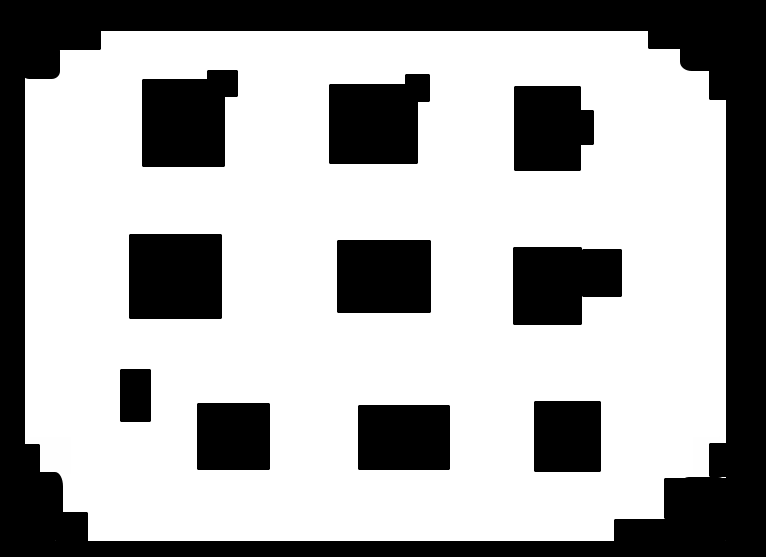
#> input picture project/submissions/data/circuit.png, 766 x 557 px, found by its file name
$ python simulator_test.py
#> lines starting #> are read from the running program, lines starting #| are printed output that depends on the picture
### project/submissions/avneesh/grid_loader.py
"""
    Grid loader that contains the Grid class
"""

import numpy as np
from matplotlib import pyplot as plt
from PIL import Image

# Grid loader and manipulator
class Grid:

    # Constructor
    def __init__(self):
        self.grid_img = None
        self.grid_data = None
        self.grid_res = None
        self.w_m = None
        self.h_m = None
        self.w = None
        self.h = None

    # Set grid resolution
    def set_grid_res(self, grid_res):
        """
            Sets the grid resolution and other associated variables
            Parameters:
            - grid_res: float
                Grid resolution (in m / pixel)
        """
        self.grid_res = grid_res
        # Extract other data
        self.w, self.h = self.grid_img.size # in pixels
        self.w_m, self.h_m = np.array([self.w, self.h]) * self.grid_res # in m
        pass

    # Load grid from image
    def load_from_image(self, img_path, grid_res = 0.05):
        """
            Load image from disk at a given grid resolution
            Parameters:
            - img_path: str
                The path to image (on disk). Must be a `.png`
            - grid_res: float (default = 0.05)
                The grid resolution (in m/pixel)
        """
#> called with img_path = './data/circuit.png', grid_res = 0.05

        # Load PIL image
        # 1. Read from path
        # 2. Convert to grayscale (0 to 255) -> (white to black)
        # 3. Flip top and bottom for origin to be at bottom left (instead of top left)
        self.grid_img = Image.open(img_path).convert('L').transpose(Image.FLIP_TOP_BOTTOM)
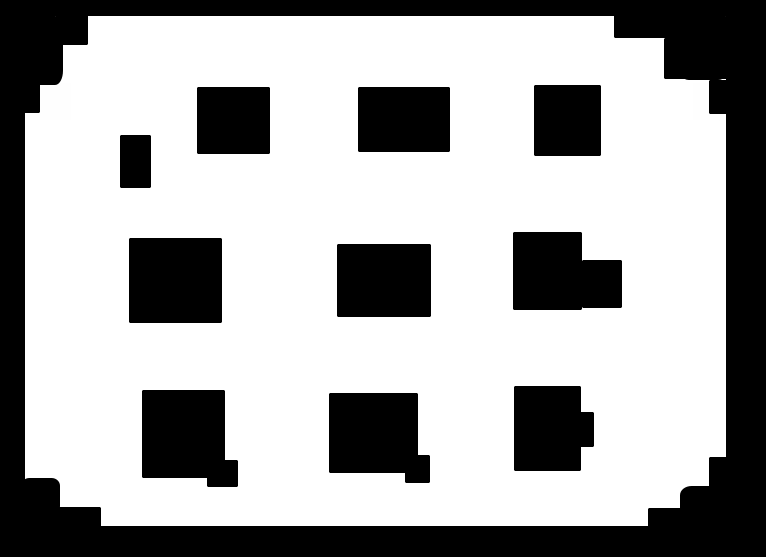
#> self.grid_img: PIL image 766x557 L; min 0, max 255, mean 168.5
        self.set_grid_res(grid_res)
        # Convert to numpy grid
        # img: 0 (black / occupied) to 255 (white / free)
        # grid_data / occupancy grid: 0 (free) to 1 (occupied): Probabilistic
        # img: first axis is Y, second is X, grid: first X then Y
        self.grid_data = 1 - np.array(self.grid_img).T / 255
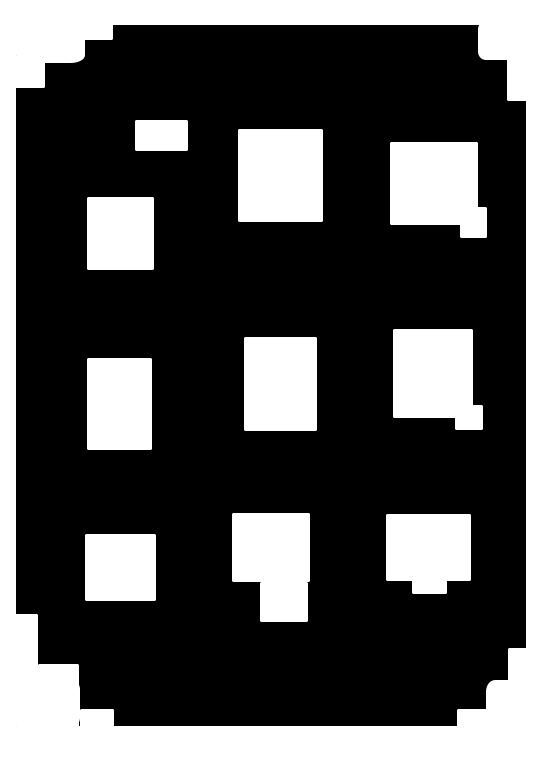
#> self.grid_data: shape (766, 557) float64; min 0, max 1, mean 0.339

    # Show image
    # [17 lines left out: functions show_grid, add_obstacles, not called in this run]

### project/submissions/avneesh/simulator.py
"""
    Simulators for everything
    1. LiDAR
    2. Unicycle model
"""

import numpy as np
from grid_loader import Grid

class Lidar:
    # Constructor
    def __init__(self, fov_deg=60.0, nbeams=7, max_dist=5.0, sampling_pts=20):
        """
            Returns a Lidar (Simulated) object

            Paraemters:
            - fov_deg: float
                Field of view (range of angles). The coverage
                of the Lidar
            - nbeams: int
                Number of beams for covering the field of view
            - max_dist: float
                Maximum sensing distance for each beam
            - sampleing_pts: int
                Number of points to sample per scanning line
        """
        min_angle = np.deg2rad(-fov_deg/2)
        max_angle = np.deg2rad(fov_deg/2)
        self.scan_angles = np.linspace(min_angle, max_angle, nbeams)
        self.scan_line_samples = np.linspace(0, max_dist, sampling_pts)
        # Grid properties
        self.grid = None
        self.grid_res = None

    # Set the grid for the LiDAR
    def set_grid(self, grid: Grid):
        """
            Set the sensing grid (simulated world) for the LiDAR

            Parameters:
            - grid: Grid
                The Grid class object that contains the grid_data
                at a specified grid resolution
        """
        self.grid = grid.grid_data  # [x, y], numpy array
        self.grid_res = grid.grid_res   # Resolution (m / pixel)

    # Beam data response
    def get_beam_data(self, pose):
        """
            Get the distance readings on each beam / scan line

            Paremeters:
            - pose: tuple
                Values (x, y, theta) for the robot pose (theta
                in radians)

            Returns:
            - bran_data: numpy array
        """
#> called with pose = (7.5, 5, 0.175)
        xc, yc, thetac = pose
        beam_data = []
        for sc_ang in self.scan_angles:
            scan_dir = np.array([np.cos(thetac+sc_ang), np.sin(thetac+sc_ang)])
            for sc_dist in self.scan_line_samples:
                beam_x, beam_y = np.array([xc, yc]) + sc_dist * scan_dir
                xp, yp = int(beam_x/self.grid_res), int(beam_y/self.grid_res)
                if self.grid[xp, yp] >= 0.5:
                    break
            beam_data.append(sc_dist)
        return beam_data

# Unicycle simulation
# [9 lines left out: function simulate_unicycle, not called in this run]

### project/submissions/avneesh/simulator_test.py
from simulator import Lidar
from grid_loader import Grid
from astar_path import AStar

from matplotlib import pyplot as plt
import numpy as np

img_path = "./data/circuit.png" # Grid path
grid_res = 0.05 # m / pixel
pose = (7.5, 5, np.deg2rad(10))
# Load the Grid object
grid_obj = Grid()
grid_obj.load_from_image(img_path, grid_res)
plt.figure()
plt.imshow(grid_obj.grid_data.T, cmap=plt.cm.gray_r, origin='lower',
            extent=[0, grid_obj.w_m, 0, grid_obj.h_m])

# Simulate LiDAR
lidar_sim = Lidar()
lidar_sim.set_grid(grid_obj)
dist = lidar_sim.get_beam_data(pose)
print(f"Distances are {dist}")

# Show the result
plt.figure()
plt.imshow(grid_obj.grid_data.T, cmap=plt.cm.gray_r, origin='lower',
            extent=[0, grid_obj.w_m, 0, grid_obj.h_m])
cx, cy, cth = pose
for d, t in zip(dist, lidar_sim.scan_angles):
    theta = cth + t
    plt.plot((cx, cx+d*np.cos(theta)), (cy, cy+d*np.sin(theta)), 'r-')
plt.show()
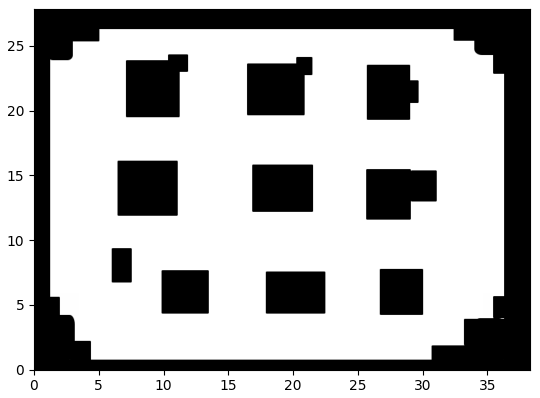
#> figure drawn by matplotlib, 1 panel
